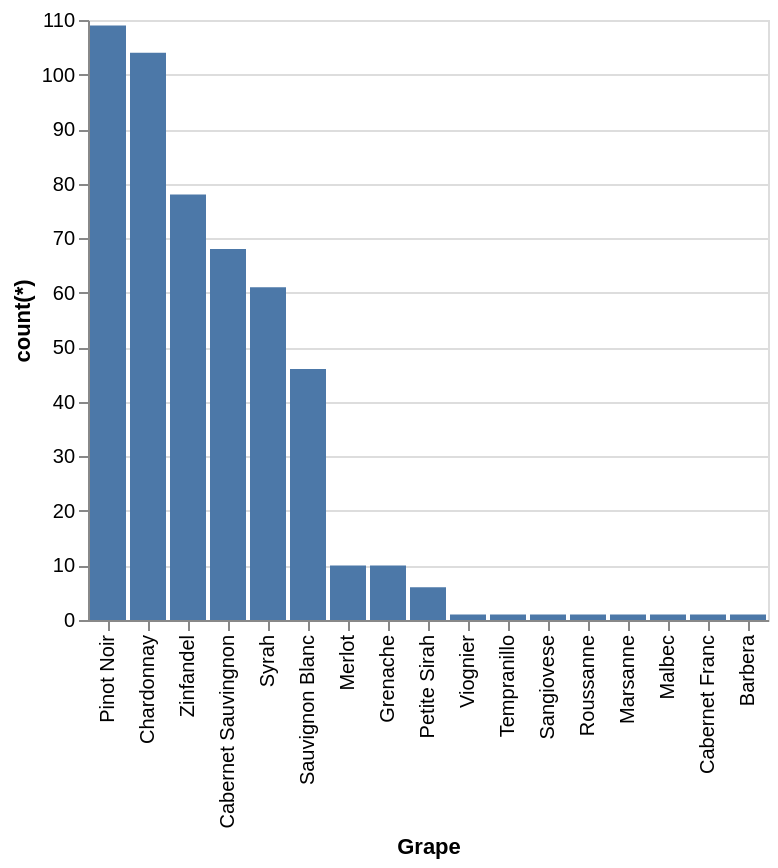

The Vega-Lite source for this figure:
### Vega-Lite specification from a JSON file in a GitHub repository (floating-point values rounded to 4 significant figures)
{"data": {"values": [{"x_data": "Pinot Noir", "y_data": 109}, {"x_data": "Chardonnay", "y_data": 104}, {"x_data": "Zinfandel", "y_data": 78}, {"x_data": "Cabernet Sauvingnon", "y_data": 68}, {"x_data": "Syrah", "y_data": 61}, {"x_data": "Sauvignon Blanc", "y_data": 46}, {"x_data": "Merlot", "y_data": 10}, {"x_data": "Grenache", "y_data": 10}, {"x_data": "Petite Sirah", "y_data": 6}, {"x_data": "Viognier", "y_data": 1}, {"x_data": "Tempranillo", "y_data": 1}, {"x_data": "Sangiovese", "y_data": 1}, {"x_data": "Roussanne", "y_data": 1}, {"x_data": "Marsanne", "y_data": 1}, {"x_data": "Malbec", "y_data": 1}, {"x_data": "Cabernet Franc", "y_data": 1}, {"x_data": "Barbera", "y_data": 1}]}, "mark": "bar", "encoding": {"x": {"field": "x_data", "type": "nominal", "title": "Grape", "sort": {"op": "sum", "field": "y_data", "order": "descending"}}, "y": {"field": "y_data", "type": "quantitative", "title": "count(*)"}}}
